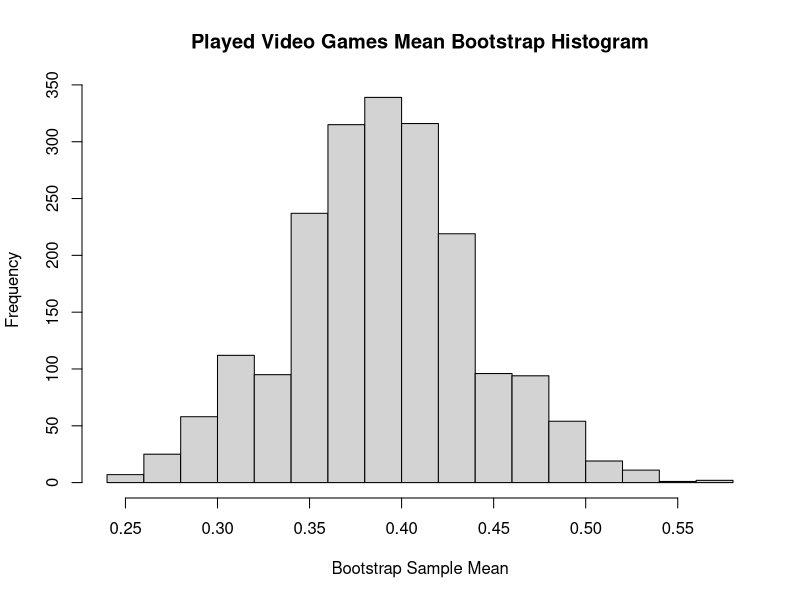
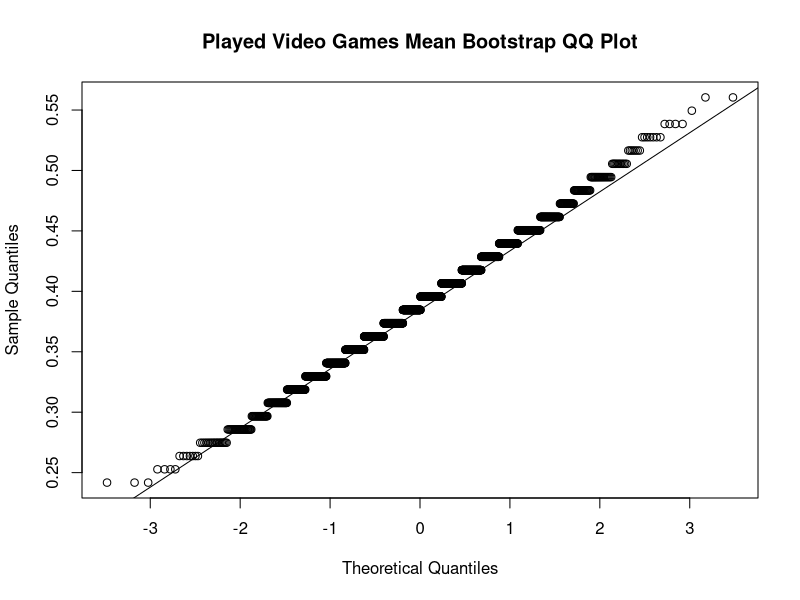
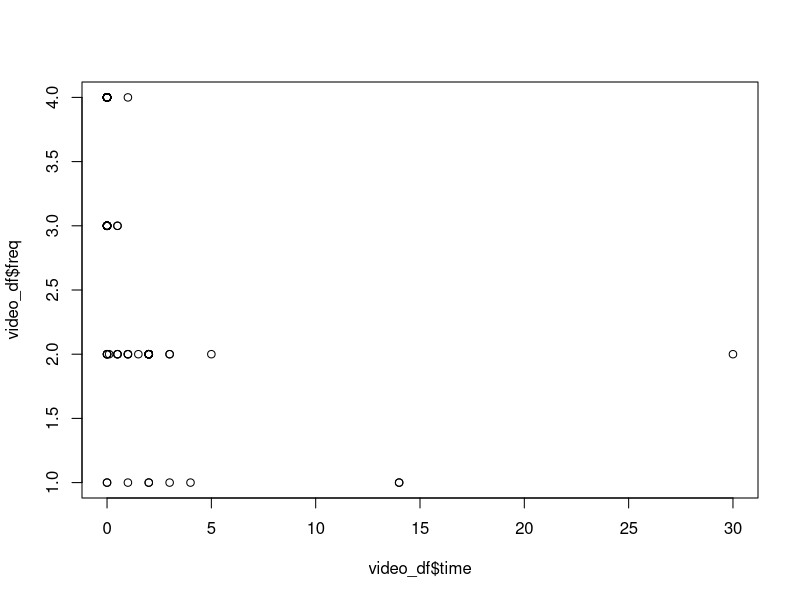
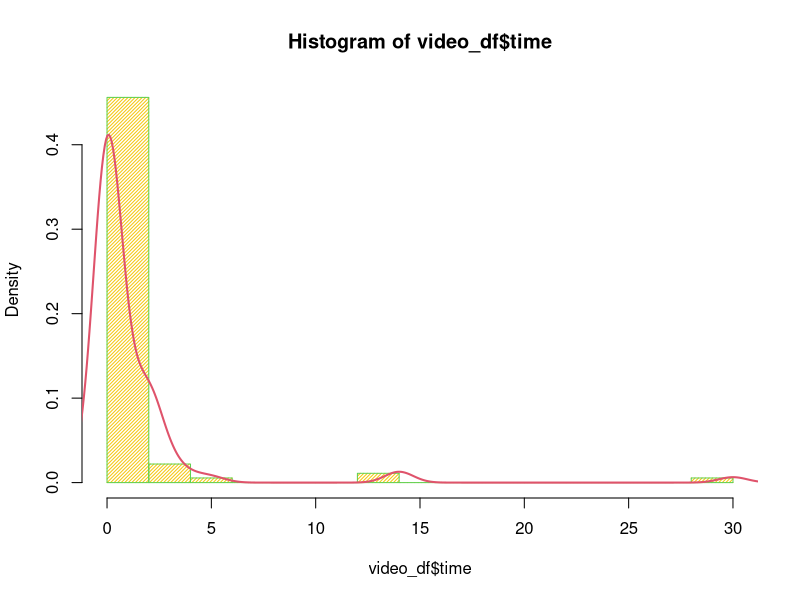
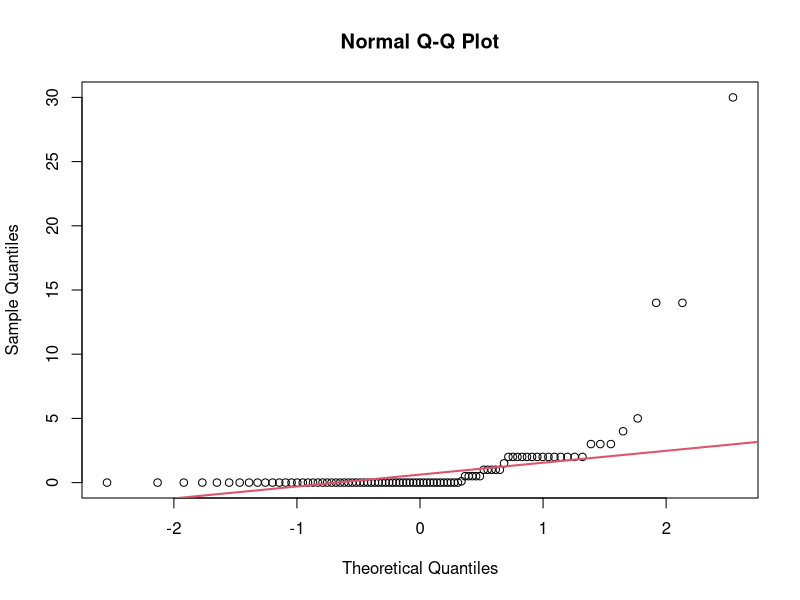
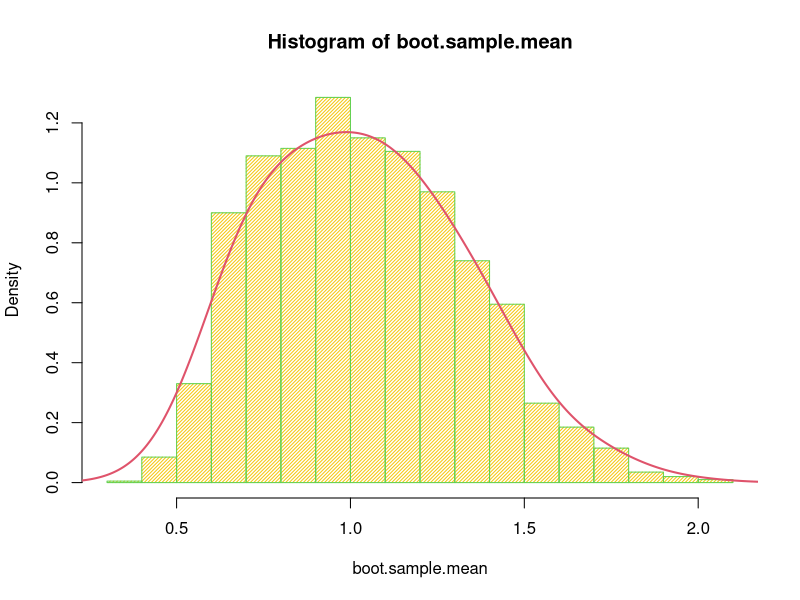
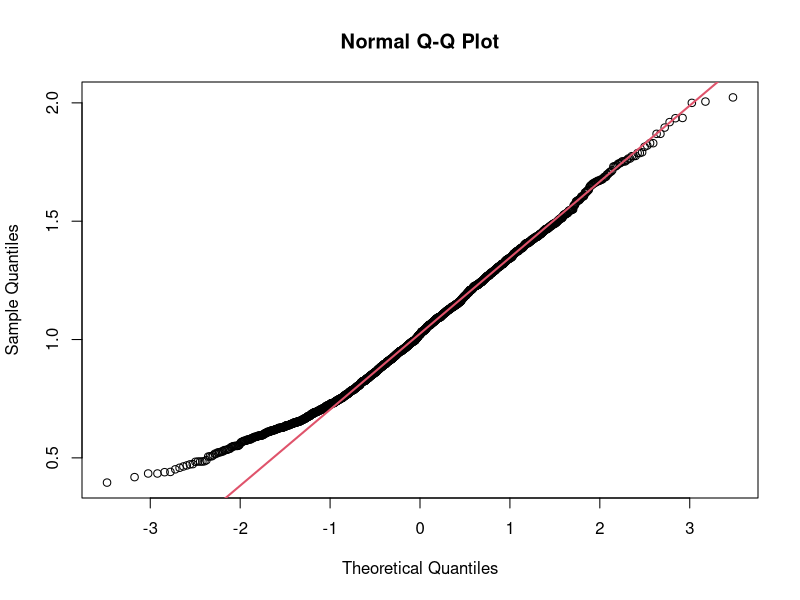

The R source for these figures, in order: (Note: this script raises an error after producing the figures.)
## ---- chunk 1
# Read in the csv file 
video_df <- read.csv('data/video_fixed.csv')
# removes the last row (all NA values)
video_df <- video_df[-nrow(video_df),]
video_df
## ---- chunk 2
# Clean video multiple df
#read in csv file
video_multiple_df <- read.csv('data/video_multiple_fixed.csv')
#sets first row as col names
colnames(video_multiple_df) <- video_multiple_df[1,]
#removes the first row
video_multiple_df <- video_multiple_df[-1, ] 
video_multiple_df
## ---- chunk 3
# Clean video_df
video_df$like[video_df$like==99] <- NA
video_df$where[video_df$where==99] <- NA
video_df$freq[video_df$freq==99] <- NA
video_df$busy[video_df$busy==99] <- NA
video_df$educ[video_df$educ==99] <- NA
video_df$math[video_df$math==99] <- NA
video_df$work[video_df$work==99] <- NA
video_df$cdrom[video_df$cdrom==99] <- NA
## ---- chunk 4
#SCENARIO 1
played.videogames <- video_df$time
played.videogames[played.videogames > 0] <- 1
played.mean <-mean(played.videogames)
#showing mean of binary variable is equivalent to (#ofstudentsthatplayed)/(#ofstudents) 
played <- as.double(table(played.videogames[played.videogames==1]))
played/91==played.mean
#Confidence interval for discrete var "played.videogames" with finite population correction
width <- 1.96 * sqrt(played.mean*(1-played.mean)*(314-91)/((91-1)*314))
int.played <- c(played.mean - width, played.mean + width)
int.played
#BOOTSTRAPPING
n <- 91
N = 314
ind.boot <- sample.int(n, size=N, replace=TRUE)
boot.played.videogames <- played.videogames[ind.boot]
B <- 2000
boot.played.videogames.mean <- rep(NA, B)
for(i in 1:B){
  ind <- sample.int(N, size=n, replace=TRUE)
  boot <- boot.played.videogames[ind]
  boot.played.videogames.mean[i] <- mean(boot)
  
}
# Fraction of kids that played video games the week before the test
sample.mean <- mean(played.videogames)
sample.mean
# Estimate of fraction of kids that played vgs before the test using bootstrap
bootstrap.mean <- mean(boot.played.videogames.mean)
bootstrap.mean
# Confidence Interval (Bootstrap Sample Means)
boot.played.videogames.sd <- sd(boot.played.videogames.mean)
boot.played.videogames.sd
boot.played.videogames.ci <- c(bootstrap.mean - 1.96*boot.played.videogames.sd, bootstrap.mean + + 1.96*boot.played.videogames.sd)
# Confidence Interval = 95% (Where z = 1.96)
boot.played.videogames.ci
# 0.025-quantile and 0.975 quantile of the bootstrap sample means (Interval Estimate)
boot.played.videogames.qqi <- c(quantile(bootstrap.mean, 0.025), quantile(bootstrap.mean, 0.975))
boot.played.videogames.qqi
# Histrogram and QQ Plot Generations
hist(boot.played.videogames.mean, main="Played Video Games Mean Bootstrap Histogram", xlab="Bootstrap Sample Mean")
dev.copy(png,'graphs/scen1histogram.png')
dev.off()
qqnorm(boot.played.videogames.mean, main="Played Video Games Mean Bootstrap QQ Plot")
qqline(boot.played.videogames.mean)
dev.copy(png,'graphs/scen1qqline.png')
dev.off()

## ---- chunk 5
#SCENARIO 2
video_df
plot(video_df$time, video_df$freq)
cor(video_df$time, video_df$freq, use = "complete.obs")
## Too low to mean anything
## result of bias to the data as asked about playing video games the week before a midterm. 
## ---- chunk 6
#SCENARIO 3
#point estimate for mean of time 
mean.time <- mean(video_df$time)
mean.time
#constructing confidence interval for mean of time, continuous variable 
width <- 1.96 *sd(video_df$time)* sqrt((314-91)/((91)*314))
int.time <- c(mean.time - width, mean.time + width)
int.time
#Distribution of time
hist(video_df$time,breaks = 20, probability = TRUE, density = 40, col = 7, border = 3)
lines(density(video_df$time, adjust = 2),lwd=2, col = 2)
qqnorm(video_df$time)
qqline(video_df$time,lwd=2, col=2)
#constructing bootstrap estimate
#creating bootstrap population
ind.boot <- sample.int(91, size=314, replace=TRUE)
time.boot <- video_df$time[ind.boot]
#generating bootstrap sample means
B <- 2000
boot.sample.mean <- rep(NA, B)
for(i in 1:B){
  ind <- sample.int(314, size=91, replace=FALSE)
  boot <- time.boot[ind]
  boot.sample.mean[i] <- mean(boot)
}
#Distribution of bootstrap sample means 
hist(boot.sample.mean,breaks = 20, probability = TRUE, density = 40, col = 7, border = 3)
lines(density(boot.sample.mean, adjust = 2),lwd=2, col = 2)
qqnorm(boot.sample.mean)
qqline(boot.sample.mean,lwd=2, col=2)
#constructing confidence interval using bootstrap means
time.mean.boot <- mean(boot.sample.mean)
time.int.boot <- c(time.mean.boot - 1.96*sd(boot.sample.mean), time.mean.boot + 1.96*sd(boot.sample.mean))
time.int.boot

## ---- chunk 7
#SCENARIO 4
#creates table for like varible
likeAlone <- table(video_df$like)
#Below adds instances where like = 1 or 5
noGames <- as.double(likeAlone[1]+likeAlone[5])
#portion of surveyees who never played/don't like playing video games at all
noGames/nrow(video_df)
#instances of "relax" reason for playing video games
relax <- as.double(table(video_multiple_df$relax[video_multiple_df$relax==1]))
#instances of "grahics" reason for playing video games
graphics <- as.double(table(video_multiple_df$graphic[video_multiple_df$graphic==1]))
#instances of "master" reason for playing video games
master <- as.double(table(video_multiple_df$master[video_multiple_df$master==1]))
#instances of "bored" reason for playing video games
bored <- as.double(table(video_multiple_df$bored[video_multiple_df$bored==1]))
#instances of "challenge" reason for playing video games
challenge <- as.double(table(video_multiple_df$challenge[video_multiple_df$challenge==1]))
#instances of "coordination" reason for playing video games
coord <- as.double(table(video_multiple_df$coord[video_multiple_df$coord==1]))
#creates vector of each reason instance
reasons <- c(relax,graphics,master,bored,challenge,coord)
#attaches reason name to each instance sum
names(reasons) <- c("relax","graphics","master","bored","challenge","coord")
#sorted display of the reasons and summed instances
sort(reasons, decreasing = TRUE)

#Below we see find the most prominent reasons why students don't like vdgm.'s
#instances of "time" reason for not playing video games
time <- as.double(table(video_multiple_df$time[video_multiple_df$time==1]))
#instances of "frust" reason for playing video games
frust <- as.double(table(video_multiple_df$frust[video_multiple_df$frust==1]))
#instances of "lonely" reason for playing video games
lonely <- as.double(table(video_multiple_df$lonely[video_multiple_df$lonely==1]))
#instances of "rules" reason for playing video games
rules <- as.double(table(video_multiple_df$rules[video_multiple_df$rules==1]))
#instances of "cost" reason for playing video games
cost <- as.double(table(video_multiple_df$cost[video_multiple_df$cost==1]))
#instances of "boring" reason for playing video games
boring <- as.double(table(video_multiple_df$boring[video_multiple_df$boring==1]))
#instances of "friends don't play" reason for playing video games
friends <- as.double(table(video_multiple_df$friends[video_multiple_df$friends==1]))
#instances of "pointless" reason for playing video games
pointless <- as.double(table(video_multiple_df$point[video_multiple_df$point==1]))

#creates vector of each dislike reason instance
dislikeReasons <- c(time,frust,lonely,rules,cost,boring, friends,pointless)
#attaches reason name to each instance sum
names(dislikeReasons) <- c("time","frust","lonely","rules","cost","boring","friends","pointless")
#sorted display of the reasons and summed instances
sort(dislikeReasons, decreasing = TRUE)
## ---- chunk 8
#SCENARIO 6
#split into not played (5 and 1)
not_liked = video_df[video_df$like == 1 | video_df$like == 5,]
#split into played (2, 3, 4)
liked = video_df[video_df$like==2|video_df$like==2|video_df$like==3,]
barplot(table(not_liked$grade),names.arg=c('C','B','A'),col = c('red','blue','green') ,main= 'Distribution of Grades - Not Liked', border=TRUE,
        xlab='Grade Expected', ylab='count')
barplot(table(liked$grade),names.arg=c('C','B','A'),col = c('red','blue','green') ,main= 'Distribution of Grades - Liked', border=TRUE,
        xlab='Grade Expected', ylab='count')

## ---- chunk 9
educ1 = video_df[video_df$educ==1,]
educ0 = video_df[video_df$educ==0,]
   
barplot(table(educ0$grade),names.arg=c('C','B','A'),col = c('red','blue','green') ,main= 'Distribution of Grades - Not Educational', border=TRUE,
        xlab='Grade Expected', ylab='count')
barplot(table(educ1$grade),names.arg=c('C','B','A'),col = c('red','blue','green') ,main= 'Distribution of Grades - Educational', border=TRUE,
        xlab='Grade Expected', ylab='count')
